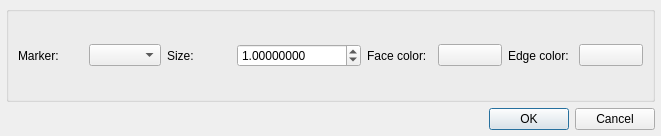
<?xml version="1.0" encoding="UTF-8"?>
<ui version="4.0">
 <class>wppf_style_picker</class>
 <widget class="QDialog" name="wppf_style_picker">
  <property name="geometry">
   <rect>
    <x>0</x>
    <y>0</y>
    <width>661</width>
    <height>136</height>
   </rect>
  </property>
  <layout class="QGridLayout" name="gridLayout">
   <property name="leftMargin">
    <number>6</number>
   </property>
   <property name="topMargin">
    <number>6</number>
   </property>
   <property name="rightMargin">
    <number>6</number>
   </property>
   <property name="bottomMargin">
    <number>6</number>
   </property>
   <item row="2" column="0" colspan="2">
    <widget class="QGroupBox" name="style_group">
     <property name="title">
      <string/>
     </property>
     <layout class="QGridLayout" name="gridLayout_2">
      <item row="0" column="5">
       <widget class="QLabel" name="face_color_label">
        <property name="text">
         <string>Face color:</string>
        </property>
       </widget>
      </item>
      <item row="0" column="7">
       <widget class="QLabel" name="edge_color_label">
        <property name="text">
         <string>Edge color:</string>
        </property>
       </widget>
      </item>
      <item row="0" column="1">
       <widget class="QComboBox" name="marker"/>
      </item>
      <item row="0" column="0">
       <widget class="QLabel" name="marker_label">
        <property name="text">
         <string>Marker:</string>
        </property>
       </widget>
      </item>
      <item row="0" column="3">
       <widget class="QLabel" name="marker_size_label">
        <property name="text">
         <string>Size:</string>
        </property>
       </widget>
      </item>
      <item row="0" column="6">
       <widget class="QPushButton" name="face_color">
        <property name="text">
         <string/>
        </property>
        <property name="checkable">
         <bool>true</bool>
        </property>
        <property name="checked">
         <bool>false</bool>
        </property>
       </widget>
      </item>
      <item row="0" column="8">
       <widget class="QPushButton" name="edge_color">
        <property name="text">
         <string/>
        </property>
        <property name="checkable">
         <bool>true</bool>
        </property>
        <property name="checked">
         <bool>false</bool>
        </property>
       </widget>
      </item>
      <item row="0" column="4">
       <widget class="ScientificDoubleSpinBox" name="marker_size">
        <property name="keyboardTracking">
         <bool>false</bool>
        </property>
        <property name="decimals">
         <number>8</number>
        </property>
        <property name="minimum">
         <double>0.001000000000000</double>
        </property>
        <property name="maximum">
         <double>10000000.000000000000000</double>
        </property>
        <property name="value">
         <double>1.000000000000000</double>
        </property>
       </widget>
      </item>
     </layout>
    </widget>
   </item>
   <item row="3" column="0" colspan="2">
    <widget class="QDialogButtonBox" name="button_box">
     <property name="standardButtons">
      <set>QDialogButtonBox::Cancel|QDialogButtonBox::Ok</set>
     </property>
    </widget>
   </item>
  </layout>
 </widget>
 <customwidgets>
  <customwidget>
   <class>ScientificDoubleSpinBox</class>
   <extends>QDoubleSpinBox</extends>
   <header>scientificspinbox.h</header>
  </customwidget>
 </customwidgets>
 <tabstops>
  <tabstop>marker</tabstop>
  <tabstop>marker_size</tabstop>
  <tabstop>face_color</tabstop>
  <tabstop>edge_color</tabstop>
 </tabstops>
 <resources/>
 <connections>
  <connection>
   <sender>button_box</sender>
   <signal>accepted()</signal>
   <receiver>wppf_style_picker</receiver>
   <slot>accept()</slot>
   <hints>
    <hint type="sourcelabel">
     <x>296</x>
     <y>80</y>
    </hint>
    <hint type="destinationlabel">
     <x>196</x>
     <y>47</y>
    </hint>
   </hints>
  </connection>
  <connection>
   <sender>button_box</sender>
   <signal>rejected()</signal>
   <receiver>wppf_style_picker</receiver>
   <slot>reject()</slot>
   <hints>
    <hint type="sourcelabel">
     <x>296</x>
     <y>80</y>
    </hint>
    <hint type="destinationlabel">
     <x>196</x>
     <y>47</y>
    </hint>
   </hints>
  </connection>
 </connections>
</ui>
